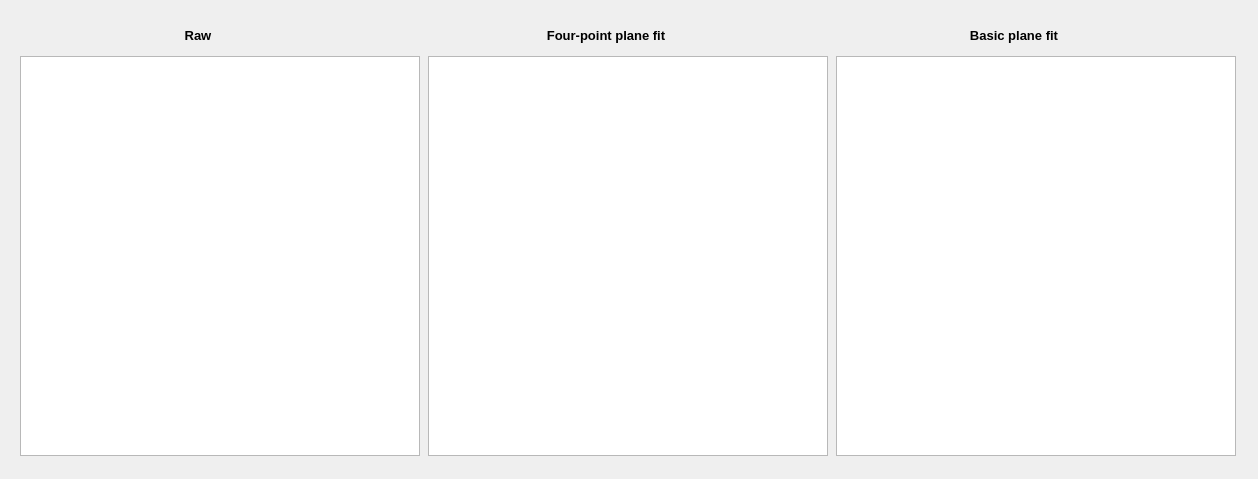
<?xml version="1.0" encoding="UTF-8"?>
<ui version="4.0">
 <class>PlaneFitWindow</class>
 <widget class="QWidget" name="PlaneFitWindow">
  <property name="geometry">
   <rect>
    <x>0</x>
    <y>0</y>
    <width>1258</width>
    <height>479</height>
   </rect>
  </property>
  <property name="windowTitle">
   <string>Plane fit</string>
  </property>
  <layout class="QGridLayout" name="gridLayout">
   <item row="0" column="0">
    <widget class="QWidget" name="widget" native="true">
     <layout class="QGridLayout" name="gridLayout_2">
      <property name="topMargin">
       <number>11</number>
      </property>
      <property name="verticalSpacing">
       <number>6</number>
      </property>
      <item row="0" column="4">
       <widget class="QLabel" name="label_3">
        <property name="sizePolicy">
         <sizepolicy hsizetype="Preferred" vsizetype="Fixed">
          <horstretch>0</horstretch>
          <verstretch>0</verstretch>
         </sizepolicy>
        </property>
        <property name="maximumSize">
         <size>
          <width>16777215</width>
          <height>16777215</height>
         </size>
        </property>
        <property name="font">
         <font>
          <family>Yu Gothic UI</family>
          <pointsize>10</pointsize>
          <weight>75</weight>
          <italic>false</italic>
          <bold>true</bold>
          <underline>false</underline>
          <strikeout>false</strikeout>
          <kerning>true</kerning>
         </font>
        </property>
        <property name="text">
         <string>Basic plane fit</string>
        </property>
        <property name="alignment">
         <set>Qt::AlignCenter</set>
        </property>
       </widget>
      </item>
      <item row="0" column="1">
       <widget class="QPushButton" name="pushButton_full_left">
        <property name="sizePolicy">
         <sizepolicy hsizetype="Maximum" vsizetype="Fixed">
          <horstretch>0</horstretch>
          <verstretch>0</verstretch>
         </sizepolicy>
        </property>
        <property name="text">
         <string/>
        </property>
        <property name="icon">
         <iconset resource="logo.qrc">
          <normaloff>:/toolbar/data/fullscreen.png</normaloff>:/toolbar/data/fullscreen.png</iconset>
        </property>
        <property name="flat">
         <bool>true</bool>
        </property>
       </widget>
      </item>
      <item row="0" column="3">
       <widget class="QPushButton" name="pushButton_full_mid">
        <property name="sizePolicy">
         <sizepolicy hsizetype="Maximum" vsizetype="Fixed">
          <horstretch>0</horstretch>
          <verstretch>0</verstretch>
         </sizepolicy>
        </property>
        <property name="text">
         <string/>
        </property>
        <property name="icon">
         <iconset resource="logo.qrc">
          <normaloff>:/toolbar/data/fullscreen.png</normaloff>:/toolbar/data/fullscreen.png</iconset>
        </property>
        <property name="flat">
         <bool>true</bool>
        </property>
       </widget>
      </item>
      <item row="0" column="2">
       <widget class="QLabel" name="label_2">
        <property name="sizePolicy">
         <sizepolicy hsizetype="Preferred" vsizetype="Fixed">
          <horstretch>0</horstretch>
          <verstretch>0</verstretch>
         </sizepolicy>
        </property>
        <property name="maximumSize">
         <size>
          <width>16777215</width>
          <height>16777215</height>
         </size>
        </property>
        <property name="font">
         <font>
          <family>Yu Gothic UI</family>
          <pointsize>10</pointsize>
          <weight>75</weight>
          <italic>false</italic>
          <bold>true</bold>
          <underline>false</underline>
          <strikeout>false</strikeout>
          <kerning>true</kerning>
         </font>
        </property>
        <property name="text">
         <string>Four-point plane fit</string>
        </property>
        <property name="alignment">
         <set>Qt::AlignCenter</set>
        </property>
       </widget>
      </item>
      <item row="0" column="0">
       <widget class="QLabel" name="label">
        <property name="sizePolicy">
         <sizepolicy hsizetype="Preferred" vsizetype="Fixed">
          <horstretch>0</horstretch>
          <verstretch>0</verstretch>
         </sizepolicy>
        </property>
        <property name="maximumSize">
         <size>
          <width>16777215</width>
          <height>16777215</height>
         </size>
        </property>
        <property name="font">
         <font>
          <family>Yu Gothic UI</family>
          <pointsize>10</pointsize>
          <weight>75</weight>
          <italic>false</italic>
          <bold>true</bold>
          <underline>false</underline>
          <strikeout>false</strikeout>
          <kerning>true</kerning>
         </font>
        </property>
        <property name="text">
         <string>Raw</string>
        </property>
        <property name="alignment">
         <set>Qt::AlignCenter</set>
        </property>
       </widget>
      </item>
      <item row="0" column="5">
       <widget class="QPushButton" name="pushButton_full_right">
        <property name="sizePolicy">
         <sizepolicy hsizetype="Maximum" vsizetype="Fixed">
          <horstretch>0</horstretch>
          <verstretch>0</verstretch>
         </sizepolicy>
        </property>
        <property name="text">
         <string/>
        </property>
        <property name="icon">
         <iconset resource="logo.qrc">
          <normaloff>:/toolbar/data/fullscreen.png</normaloff>:/toolbar/data/fullscreen.png</iconset>
        </property>
        <property name="flat">
         <bool>true</bool>
        </property>
       </widget>
      </item>
      <item row="1" column="0" colspan="2">
       <widget class="GraphicsLayoutWidget" name="graphicsView_left">
        <property name="minimumSize">
         <size>
          <width>400</width>
          <height>400</height>
         </size>
        </property>
        <property name="maximumSize">
         <size>
          <width>400</width>
          <height>400</height>
         </size>
        </property>
       </widget>
      </item>
      <item row="1" column="2" colspan="2">
       <widget class="GraphicsLayoutWidget" name="graphicsView_mid">
        <property name="minimumSize">
         <size>
          <width>400</width>
          <height>400</height>
         </size>
        </property>
        <property name="maximumSize">
         <size>
          <width>400</width>
          <height>400</height>
         </size>
        </property>
       </widget>
      </item>
      <item row="1" column="4" colspan="2">
       <widget class="GraphicsLayoutWidget" name="graphicsView_right">
        <property name="minimumSize">
         <size>
          <width>400</width>
          <height>400</height>
         </size>
        </property>
        <property name="maximumSize">
         <size>
          <width>400</width>
          <height>400</height>
         </size>
        </property>
       </widget>
      </item>
     </layout>
    </widget>
   </item>
  </layout>
 </widget>
 <customwidgets>
  <customwidget>
   <class>GraphicsLayoutWidget</class>
   <extends>QGraphicsView</extends>
   <header>pyqtgraph</header>
  </customwidget>
 </customwidgets>
 <resources>
  <include location="logo.qrc"/>
 </resources>
 <connections/>
</ui>
